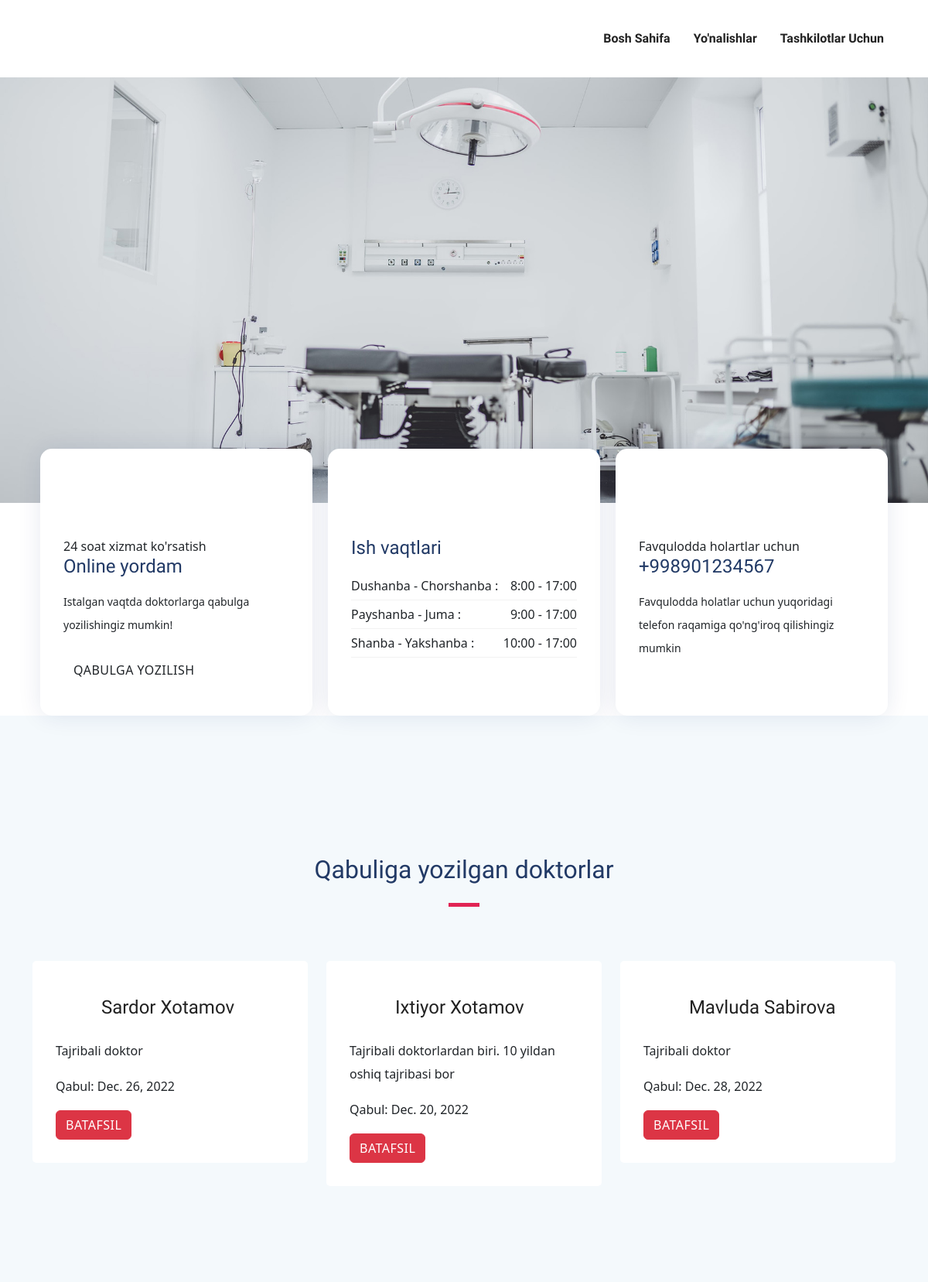
The page / (signed in) on the database its author committed.
### hospital/models.py (models this page shows, shortened)
class SickItem(models.Model):
    account = models.ForeignKey(Account, on_delete=models.CASCADE)
    doctor = models.ForeignKey(Doctor, on_delete=models.CASCADE, blank=True, null=True)
    weekday = models.DateField(auto_now_add=False, blank=True, null=True)
    order = models.IntegerField(default=1)
    timestamp = models.DateTimeField(auto_now_add=True)
    class Meta:
        verbose_name_plural = "Kasallar"
        ordering = ['order','-timestamp']

class Doctor(models.Model):
    username = models.CharField(max_length=30, unique=True)
    hospital = models.ForeignKey(Hospital, verbose_name='Kasalxonani tanlang:',on_delete=models.CASCADE)
    department = models.ForeignKey(Department, verbose_name="Doktor yo'nalishini tanlang:", on_delete=models.PROTECT)
    first_name = models.CharField('Ismi',max_length=50)
    last_name = models.CharField('Familiyasi',max_length=70)
    slug = models.SlugField(blank=True, null=True, max_length=100)
    description = models.TextField('Doktor haqida ma`lumot',max_length=400)
    preview_photo = CloudinaryField(blank=True)
    work_start_time = models.TimeField('Ishni boshlashnish vaqti')
    work_end_time = models.TimeField('Ishni tugash vaqti')
    sick_list = models.ManyToManyField(Account, blank=True, through='SickItem')
    created_date = models.DateTimeField(auto_now_add=True)
    last_login = models.DateTimeField(auto_now_add=True)
    class Meta:
        verbose_name_plural = "Doktor"

### base/views.py (the view)
# urls.py: path('',home, name='home'),
def home(request):
    if request.user.is_authenticated:
        sick_items = SickItem.objects.filter(account=request.user)
    else:
        return redirect('login')
    context = {
        'sick_items':sick_items
    }
    return render(request, 'main/index.html', context)

### base/templates/main/index.html (shortened to what this page needs)
{% extends 'base.html' %}
{% load static %}
{% block content %}
{% include 'navbar.html' %}
<section class="banner">
</section>
<section class="features">
	<div class="container">
		<div class="row">
			<div class="col-lg-12">
				<div class="feature-block d-lg-flex">
					<div class="feature-item mb-5 mb-lg-0">
						<div class="feature-icon mb-4">
							<i class="icofont-surgeon-alt"></i>
						</div>
						<span>24 soat xizmat ko'rsatish</span>
						<h4 class="mb-3">Online yordam</h4>
						<p class="mb-4">Istalgan vaqtda doktorlarga qabulga yozilishingiz mumkin!</p>
						<a href="{% url 'departments' %}" class="btn btn-main btn-round-full">Qabulga yozilish</a>
					</div>
					<div class="feature-item mb-5 mb-lg-0">
						<div class="feature-icon mb-4">
							<i class="icofont-ui-clock"></i>
						</div>
						<h4 class="mb-3">Ish vaqtlari</h4>
						<ul class="w-hours list-unstyled">
		                    <li class="d-flex justify-content-between">Dushanba - Chorshanba : <span>8:00 - 17:00</span></li>
		                    <li class="d-flex justify-content-between">Payshanba - Juma : <span>9:00 - 17:00</span></li>
		                    <li class="d-flex justify-content-between">Shanba - Yakshanba : <span>10:00 - 17:00</span></li>
		                </ul>
					</div>
					<div class="feature-item mb-5 mb-lg-0">
						<div class="feature-icon mb-4">
							<i class="icofont-support"></i>
						</div>
						<span>Favqulodda holartlar uchun</span>
						<h4 class="mb-3">+998901234567</h4>
						<p>Favqulodda holatlar uchun yuqoridagi telefon raqamiga qo'ng'iroq qilishingiz mumkin</p>
					</div>
				</div>
			</div>
		</div>
	</div>
</section>
<section class="section service gray-bg">
	<div class="container">
		<div class="row justify-content-center">
			<div class="col-lg-7 text-center">
				<div class="section-title">
					<h2>Qabuliga yozilgan doktorlar</h2>
					<div class="divider mx-auto my-4"></div>
				</div>
			</div>
		</div>
		<div class="row">
			{% for sick_item in sick_items %}
				<div class="col-lg-4 col-md-6 col-sm-6">
					<div class="service-item mb-4">
						<div class="icon d-flex align-items-center">
							<i class="icofont-doctor text-lg"></i>
							<h4 class="mt-3 mb-3">{{ sick_item.doctor.first_name|title }} {{ sick_item.doctor.last_name|title }}</h4>
						</div>
						<div class="content">
							<p class="mb-4">{{ sick_item.doctor.description|linebreaks }}</p>
						</div>
						<p>Qabul: {{ sick_item.weekday }}</p>
						<a class="btn btn-danger" href="{% url 'get-doctor' sick_item.doctor.slug %}">Batafsil</a>
					</div>
				</div>
			{% endfor %}
		</div>
	</div>
</section>
{% endblock content %}

### static/css/style.css (style rules this page uses)
html { overflow-x: hidden; }
body { line-height: 1.6; font-family: "Roboto", sans-serif; -webkit-font-smoothing: antialiased; font-size: 16px; color: #6F8BA4; font-weight: 400; }
h1, .h1, h2, .h2, h3, .h3, h4, .h4, h5, .h5, h6, .h6 { font-family: "Exo", sans-serif; font-weight: 700; color: #222; }
h2, .h2 { font-size: 44px; }
h4, .h4 { font-size: 1.3rem; line-height: 30px; }
p { line-height: 30px; }
.btn { display: inline-block; font-size: 14px; font-size: 0.8125rem; font-weight: 700; letter-spacing: .5px; padding: .75rem 2rem; font-family: "Exo", sans-serif; text-transform: uppercase; border-radius: 5px; border: 2px solid transparent; transition: all .35s ease; }
.btn-main { background: #223a66; color: #fff; border-color: #223a66; }
.btn-round-full { border-radius: 50px; }
.section { padding: 100px 0; }
.text-lg { font-size: 3.75rem; }
a { color: #222; text-decoration: none; transition: all .35s ease; }
.section-title { margin-bottom: 70px; }
.section-title h2 { color: #223a66; }
.text-lg { font-size: 50px; }
.gray-bg { background: #f4f9fc; }
.banner { position: relative; overflow: hidden; background: #fff; background: url("../images/bg/slider-bg-1.jpg") no-repeat; background-size: cover; min-height: 550px; }
.divider { width: 40px; height: 5px; background: #e12454; }
.features { margin-top: -70px; }
.feature-item { flex-basis: 33.33%; margin: 0px 10px; padding: 40px 30px; background-color: #fff; border-radius: 15px 15px 15px 15px; box-shadow: 0px 0px 30px 0px rgba(0, 42, 106, 0.1); }
.feature-item .feature-icon i { font-size: 50px; color: #223a66; }
.feature-item h4 { color: #223a66; }
.feature-item p { font-size: 14px; }
.w-hours li { padding: 6px 0px; border-bottom: 1px solid rgba(0, 0, 0, 0.05); }
.service { padding-top: 180px; }
.service .service-item { background: #fff; padding: 30px; border-radius: 5px; }
.service .icon { float: left; margin-bottom: 10px; }
.service i { color: #e12454; }
.service h4 { padding-left: 20px; }
.service .content { clear: both; }

### rows shown on the page
SickItem: doctor.first_name "Sardor", doctor.last_name "Xotamov", doctor.description "Tajribali doktor", weekday "Dec. 26, 2022"
SickItem: doctor.first_name "Ixtiyor", doctor.last_name "Xotamov", doctor.description "Tajribali doktorlardan biri. 10 yildan oshiq tajribasi bor", weekday "Dec. 20, 2022"
SickItem: doctor.first_name "Mavluda", doctor.last_name "Sabirova", doctor.description "Tajribali doktor", weekday "Dec. 28, 2022"
